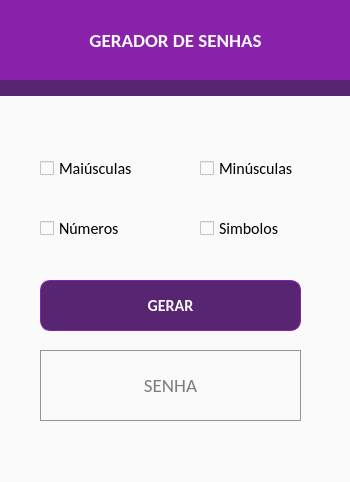
<?xml version="1.0" encoding="UTF-8"?>
<ui version="4.0">
 <class>MainWindow</class>
 <widget class="QMainWindow" name="MainWindow">
  <property name="geometry">
   <rect>
    <x>0</x>
    <y>0</y>
    <width>350</width>
    <height>482</height>
   </rect>
  </property>
  <property name="cursor">
   <cursorShape>ArrowCursor</cursorShape>
  </property>
  <property name="windowTitle">
   <string>MainWindow</string>
  </property>
  <property name="layoutDirection">
   <enum>Qt::LeftToRight</enum>
  </property>
  <property name="styleSheet">
   <string notr="true">background: #fbfafb</string>
  </property>
  <property name="iconSize">
   <size>
    <width>32</width>
    <height>32</height>
   </size>
  </property>
  <widget class="QWidget" name="centralwidget">
   <widget class="QLabel" name="label">
    <property name="geometry">
     <rect>
      <x>0</x>
      <y>0</y>
      <width>351</width>
      <height>81</height>
     </rect>
    </property>
    <property name="font">
     <font>
      <family>Calibri</family>
      <pointsize>14</pointsize>
      <weight>75</weight>
      <bold>true</bold>
     </font>
    </property>
    <property name="styleSheet">
     <string notr="true">background: #8a21aa;
color: #fbfafb</string>
    </property>
    <property name="text">
     <string>GERADOR DE SENHAS</string>
    </property>
    <property name="alignment">
     <set>Qt::AlignCenter</set>
    </property>
   </widget>
   <widget class="QLabel" name="label_2">
    <property name="geometry">
     <rect>
      <x>0</x>
      <y>80</y>
      <width>351</width>
      <height>16</height>
     </rect>
    </property>
    <property name="styleSheet">
     <string notr="true">background:#582572</string>
    </property>
    <property name="text">
     <string/>
    </property>
   </widget>
   <widget class="QCheckBox" name="check_maiuscula">
    <property name="geometry">
     <rect>
      <x>40</x>
      <y>160</y>
      <width>101</width>
      <height>17</height>
     </rect>
    </property>
    <property name="font">
     <font>
      <family>Calibri</family>
      <pointsize>12</pointsize>
      <weight>50</weight>
      <bold>false</bold>
     </font>
    </property>
    <property name="text">
     <string>Maiúsculas</string>
    </property>
   </widget>
   <widget class="QCheckBox" name="check_minuscula">
    <property name="geometry">
     <rect>
      <x>200</x>
      <y>160</y>
      <width>101</width>
      <height>17</height>
     </rect>
    </property>
    <property name="font">
     <font>
      <family>Calibri</family>
      <pointsize>12</pointsize>
      <weight>50</weight>
      <bold>false</bold>
     </font>
    </property>
    <property name="text">
     <string>Minúsculas</string>
    </property>
   </widget>
   <widget class="QCheckBox" name="check_simbolo">
    <property name="geometry">
     <rect>
      <x>200</x>
      <y>220</y>
      <width>101</width>
      <height>17</height>
     </rect>
    </property>
    <property name="font">
     <font>
      <family>Calibri</family>
      <pointsize>12</pointsize>
      <weight>50</weight>
      <bold>false</bold>
     </font>
    </property>
    <property name="text">
     <string>Simbolos</string>
    </property>
   </widget>
   <widget class="QCheckBox" name="check_numero">
    <property name="geometry">
     <rect>
      <x>40</x>
      <y>220</y>
      <width>101</width>
      <height>17</height>
     </rect>
    </property>
    <property name="font">
     <font>
      <family>Calibri</family>
      <pointsize>12</pointsize>
      <weight>50</weight>
      <bold>false</bold>
     </font>
    </property>
    <property name="text">
     <string>Números</string>
    </property>
   </widget>
   <widget class="QToolButton" name="botao_gerar">
    <property name="geometry">
     <rect>
      <x>40</x>
      <y>280</y>
      <width>261</width>
      <height>51</height>
     </rect>
    </property>
    <property name="font">
     <font>
      <family>Calibri</family>
      <pointsize>12</pointsize>
      <weight>75</weight>
      <bold>true</bold>
      <underline>false</underline>
      <strikeout>false</strikeout>
     </font>
    </property>
    <property name="cursor">
     <cursorShape>PointingHandCursor</cursorShape>
    </property>
    <property name="layoutDirection">
     <enum>Qt::RightToLeft</enum>
    </property>
    <property name="styleSheet">
     <string notr="true">
background:linear-gradient(to bottom, #768d87 5%, #6c7c7c 100%);
background-color:#582572;
border-radius:10px;
border:1px solid #8a21aa;
color:#fbfafb;

</string>
    </property>
    <property name="text">
     <string>GERAR</string>
    </property>
   </widget>
   <widget class="QLineEdit" name="label_senha">
    <property name="geometry">
     <rect>
      <x>40</x>
      <y>350</y>
      <width>261</width>
      <height>71</height>
     </rect>
    </property>
    <property name="font">
     <font>
      <family>Calibri</family>
      <pointsize>14</pointsize>
     </font>
    </property>
    <property name="styleSheet">
     <string notr="true">border: 1px solid #9b8fa0;
background: #fbfafb</string>
    </property>
    <property name="text">
     <string/>
    </property>
    <property name="alignment">
     <set>Qt::AlignCenter</set>
    </property>
    <property name="placeholderText">
     <string>SENHA</string>
    </property>
   </widget>
  </widget>
  <widget class="QMenuBar" name="menubar">
   <property name="geometry">
    <rect>
     <x>0</x>
     <y>0</y>
     <width>350</width>
     <height>21</height>
    </rect>
   </property>
  </widget>
  <widget class="QStatusBar" name="statusbar"/>
 </widget>
 <resources/>
 <connections/>
</ui>
